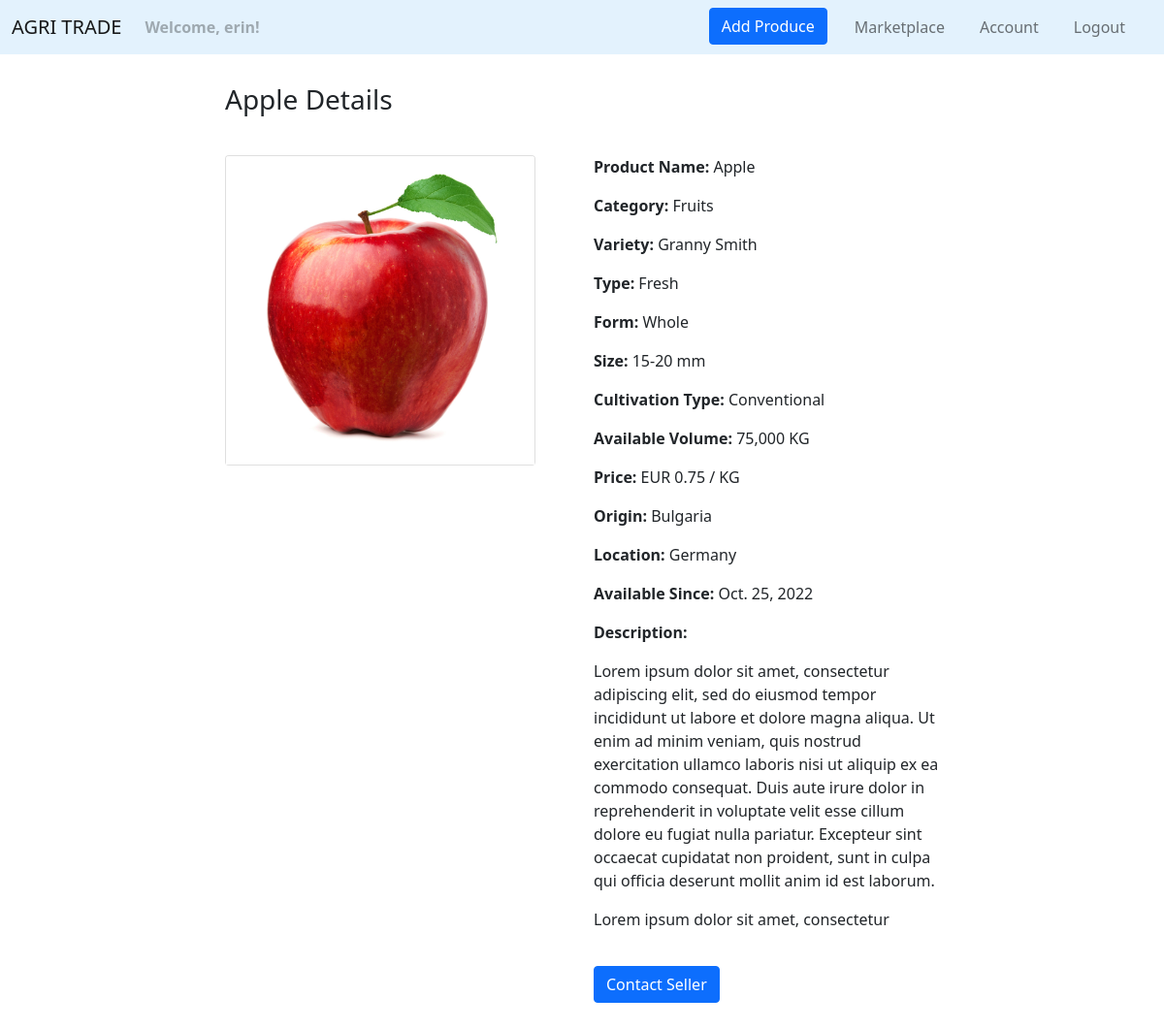
/marketplace/product-details/2 (signed in), run on the app's committed database.
### agri_trade/marketplace/models.py (models this page shows, shortened)
class Product(models.Model):
    PRODUCT_CATEGORY = [
        ('Cereals', 'Cereals'),
        ('Pulses', 'Pulses'),
        ('Nuts', 'Nuts'),
        ('Oilseeds', 'Oilseeds'),
        ('Sugar and starch', 'Sugar and starch'),
        ('Fiber Crops', 'Fiber Crops'),
        ('Beverages', 'Beverages'),
        ('Narcotics', 'Narcotics'),
        ('Spices', 'Spices'),
        ('Forages', 'Forages'),
        ('Vegetables', 'Vegetables'),
        ('Fruits', 'Fruits'),
    ]
    PRODUCT_TYPE_MAX_LEN = max([len(product_type[1]) for product_type in PRODUCT_CATEGORY])
    CULTIVATION_TYPES = [
        ('Organic', 'Organic'),
        ('Conventional', 'Conventional'),
        ('In Conversion', 'In Conversion'),
    ]
    CULTIVATION_TYPE_MAX_LEN = max([len(cultivation_type[1]) for cultivation_type in CULTIVATION_TYPES])
    NAME_MAX_LEN = 20
    VARIETY_MAX_LEN = 25
    TYPE_MAX_LEN = 25
    FORM_MAX_LEN = 25
    SIZE_MAX_LEN = 25
    AVAILABLE_VOLUME_MIN_VALUE = 0
    AVAILABLE_VOLUME_MAX_VALUE = 1000000
    PRICE_MIN_VALUE = 0
    DESCRIPTION_MAX_LEN = 500
    ORIGIN_MAX_LEN = 50
    LOCATION_MAX_LEN = 50
    owner = models.ForeignKey(
        UserModel,
        on_delete=CASCADE)
    name = models.CharField(
        max_length=NAME_MAX_LEN,
    )
    category = models.CharField(
        max_length=PRODUCT_TYPE_MAX_LEN,
        choices=PRODUCT_CATEGORY,
    )
    variety = models.CharField(
        max_length=VARIETY_MAX_LEN,
        blank=True,
        null=True,
    )
    type = models.CharField(
        max_length=TYPE_MAX_LEN,
        blank=True,
        null=True,
    )
    form = models.CharField(
        max_length=FORM_MAX_LEN,
        blank=True,
        null=True,
    )
    size = models.CharField(
        max_length=SIZE_MAX_LEN,
        blank=True,
        null=True,
    )
    cultivation_type = models.CharField(
        max_length=CULTIVATION_TYPE_MAX_LEN,
        choices=CULTIVATION_TYPES,
    )
    available_volume = models.IntegerField(
        validators=[
            MinValueValidator(AVAILABLE_VOLUME_MIN_VALUE),
            MaxValueValidator(AVAILABLE_VOLUME_MAX_VALUE),
        ]
    )
    price = models.FloatField(
        validators=[
            MinValueValidator(PRICE_MIN_VALUE),
        ]
    )
    description = models.TextField(
        max_length=DESCRIPTION_MAX_LEN,
        blank=True,
        null=True,
    )
    origin = models.CharField(
        max_length=ORIGIN_MAX_LEN,
    )
    location = models.CharField(
        max_length=LOCATION_MAX_LEN,
    )
    image = models.ImageField(
        null=True,
        blank=True,
        upload_to='produces',
        validators=(
            file_size,
        )
    )
    created_on = models.DateTimeField(
        auto_now_add=True
    )
    edited_on = models.DateTimeField(
        auto_now=True
    )

### agri_trade/marketplace/views.py (the view)
# urls.py: path('product-details/<int:pk>', views.product_details, name='product details'),
@login_required
def product_details(request, pk):
    product = get_object_or_404(Product, pk=pk)
    context = {
        'product': product,
    }
    return render(request, 'marketplace/product_details.html', context)

### agri_trade/accounts/models.py (called while the page is built)
    def __str__(self):
        return self.name

### agri_trade/marketplace/templates/marketplace/product_details.html (shortened to what this page needs)
{% extends 'web/base.html' %}
{% load static %}
{% load humanize %}
{% block content %}
    <div class="container" style="margin-top: 30px; margin-bottom: 50px">
        <div class="row justify-content-md-center">
            <div class="col-md-8">
                <h3>{{ product.name }} Details</h3>
                <div class="row" style="margin-top: 10px">
                    <div class="col">
                        <div class="card" style="width: 20rem; margin-top: 30px">
                            {% if product.image %}
                                <img src="{{ product.image.url }}" class="card-img-top" alt="{{ product.name }}">
                            {% else %}
                                <img src="{% static 'no_photo.jpg' %}" class="card-img-top" alt="{{ product.name }}">
                            {% endif %}
                        </div>
                    </div>
                    <div class="col">
                        <div style="margin-top: 30px">
                            <p><b>Product Name: </b>{{ product.name }}</p>
                            <p><b>Category: </b>{{ product.category }}</p>
                            <p><b>Variety: </b>{% if product.variety %}{{ product.variety }}{% endif %}</p>
                            <p><b>Type: </b>{% if product.type %}{{ product.type }}{% endif %}</p>
                            <p><b>Form: </b>{% if product.form %}{{ product.form }}{% endif %}</p>
                            <p><b>Size: </b>{% if product.size %}{{ product.size }}{% endif %}</p>
                            <p><b>Cultivation Type: </b>{{ product.cultivation_type }}</p>
                            <p><b>Available Volume: </b>{{ product.available_volume|intcomma }} KG</p>
                            <p><b>Price: </b>EUR {{ product.price|floatformat:2 }} / KG</p>
                            <p><b>Origin: </b>{{ product.origin }}</p>
                            <p><b>Location: </b>{{ product.location }}</p>
                            <p><b>Available Since: </b>{{ product.created_on|date }}</p>
                            <p><b>Description: </b>
                                {% if product.description %}
                                    {{ product.description|linebreaks }}
                                {% endif %}</p>
                        </div>
                        {% if request.user.is_authenticated and request.user != product.owner %}
                            <button type="button" class="btn btn-primary" style="margin-top: 20px"
                                    data-bs-toggle="collapse" data-bs-target="#contactSeller">Contact Seller
                            </button>
                        {% endif %}
                    </div>
                </div>
            </div>
        </div>
    </div>
{% endblock %}

### agri_trade/web/templates/web/navigation.html (shortened to what this page needs)
<nav class="navbar navbar-expand-lg navbar-light" style="background-color: #e3f2fd;">
    <div class="container-fluid">
        <a class="navbar-brand" href="{% url 'web:homepage' %}">AGRI TRADE</a>
        <ul class="navbar-nav">
            {% if request.user.is_authenticated %}
                <li class="nav-item">
                    <b><a class="nav-link disabled" href="#">Welcome, {{ request.user.username }}!</a></b>
                </li>
            {% endif %}
        </ul>
        <div class="collapse navbar-collapse" id="navbarNavDropdown">
            <ul class="navbar-nav ms-auto">
                {% if request.user.is_authenticated %}
                    <li class="nav-item" style="padding-right: 20px">
                        <a class="btn btn-primary" href="{% url 'marketplace:add product' %}">Add Produce</a>
                    </li>
                    <li class="nav-item" style="padding-right: 20px">
                        <a class="nav-link" href="{% url 'marketplace:marketplace' %}">Marketplace</a>
                    </li>
                    <li class="nav-item" style="padding-right: 20px">
                        <a class="nav-link" href="{% url 'accounts:account' %}">Account</a>
                    </li>
                    <li class="nav-item" style="padding-right: 20px">
                        <a class="nav-link" href="{% url 'accounts:logout' %}">Logout</a>
                    </li>
                {% endif %}
            </ul>
        </div>
    </div>
</nav>

### data on the page
Product: name "Apple", image (picture), category "Fruits", variety "Granny Smith", type "Fresh", form "Whole", size "15-20 mm", cultivation_type "Conventional", available_volume "75,000", price "0.75", origin "Bulgaria", location "Germany", created_on "Oct. 25, 2022", description "Lorem ipsum dolor sit amet, consectetur adipiscing elit, sed do eiusmod tempor incididunt ut labore et dolore magna aliqua. Ut enim ad minim veniam, quis nostrud exercitation ullamco laboris nisi ut aliquip ex ea commodo consequat. Duis aute irure dolor in reprehenderit in voluptate velit esse cillum dolore eu fugiat nulla pariatur. Excepteur sint occaecat cupidatat non proident, sunt in culpa qui officia deserunt mollit anim id est laborum. Lorem ipsum dolor sit amet, consectetur"

### other printed values
{{ request.user.username }} "erin"
